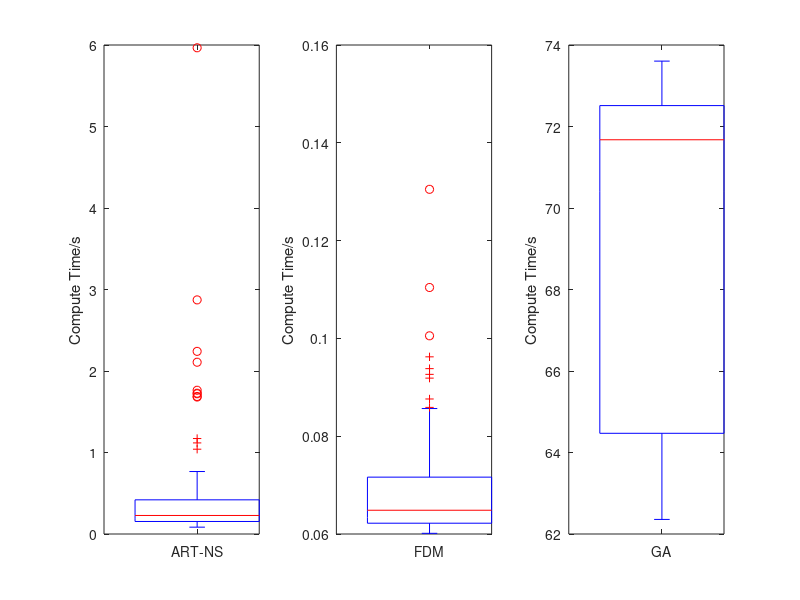

Here is the MATLAB script that generated this plot:

clear all

load ARTNSTime.mat
load GATime.mat
%load EnumerateTime.mat
load FDMTime.mat

%ARTNSTime = ARTNSTime';
%FDMTime = 0.2*rand + ARTTime978;
%GATime = GATime';
%EnumerateTime = EnumerateTime';
%boxplot([ARTTime,GATime,EnumerateTime],'Labels',{'ART','GA','BBA'});
%boxplot([GATime,EnumerateTime]);


subplot(1,3,1);
boxplot(ARTNSTime,'Labels',{'ART-NS'});
ylabel('Compute Time/s');

subplot(1,3,2);
boxplot(FDMTime,'Labels',{'FDM'});
ylabel('Compute Time/s');

subplot(1,3,3);
boxplot(GATime,'Labels',{'GA'});
ylabel('Compute Time/s');

% subplot(2,2,4);
% boxplot(EnumerateTime,'Labels',{'BBA'});
% ylabel('Compute Time/s');

AverageARTTime = sum(ARTNSTime)/100
AverageFDMTime = sum(FDMTime)/100
AverageGATime = sum(GATime)/100
%AverageBBATime = sum(EnumerateTime)/100

%title('Compute Time/s')
%xlabel('Compute Time/s')
%ylabel('Compute Time/s');
%suptitle('Compute Time/s');
